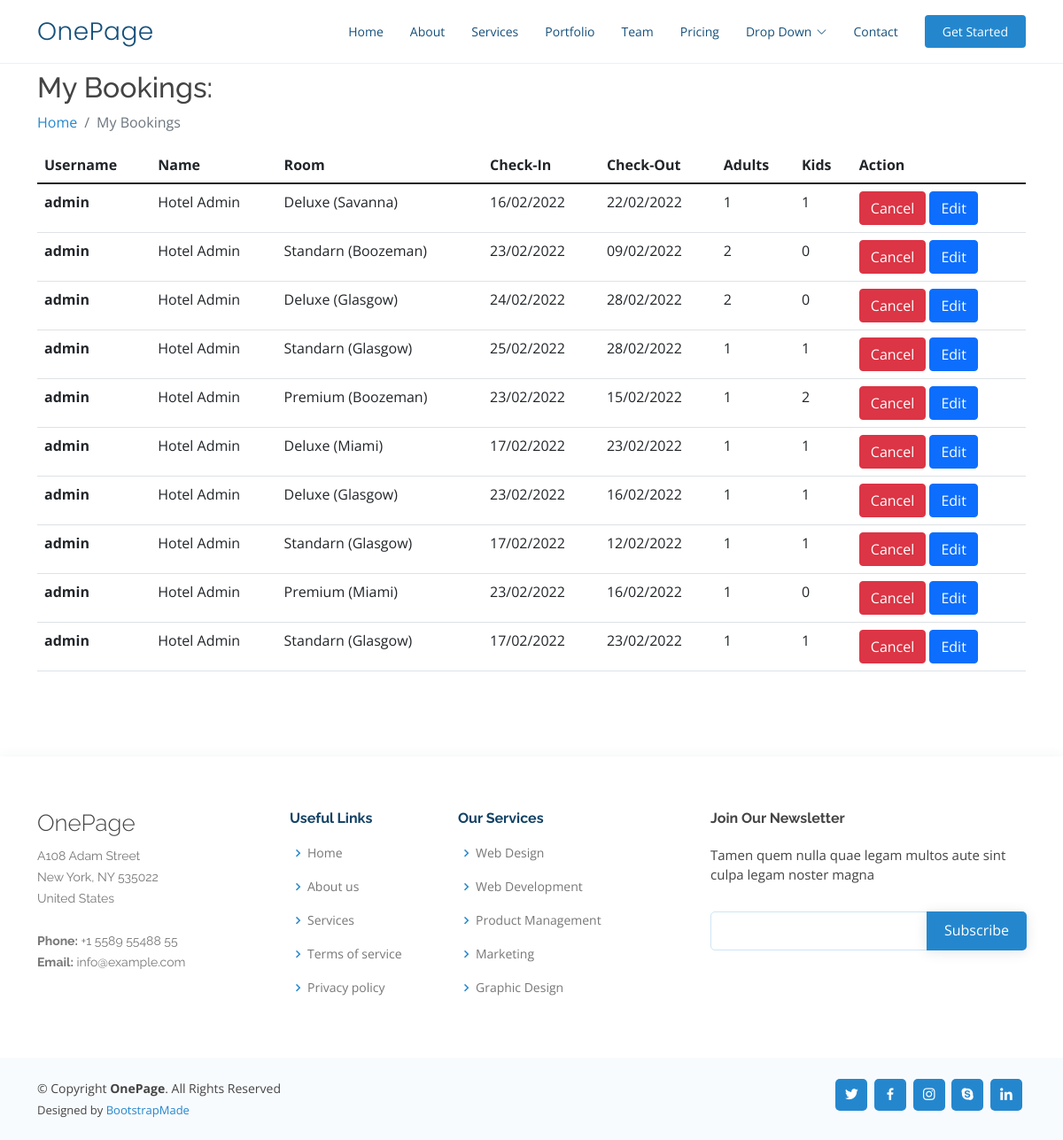
The app's page /my_bookings (signed in), older data.
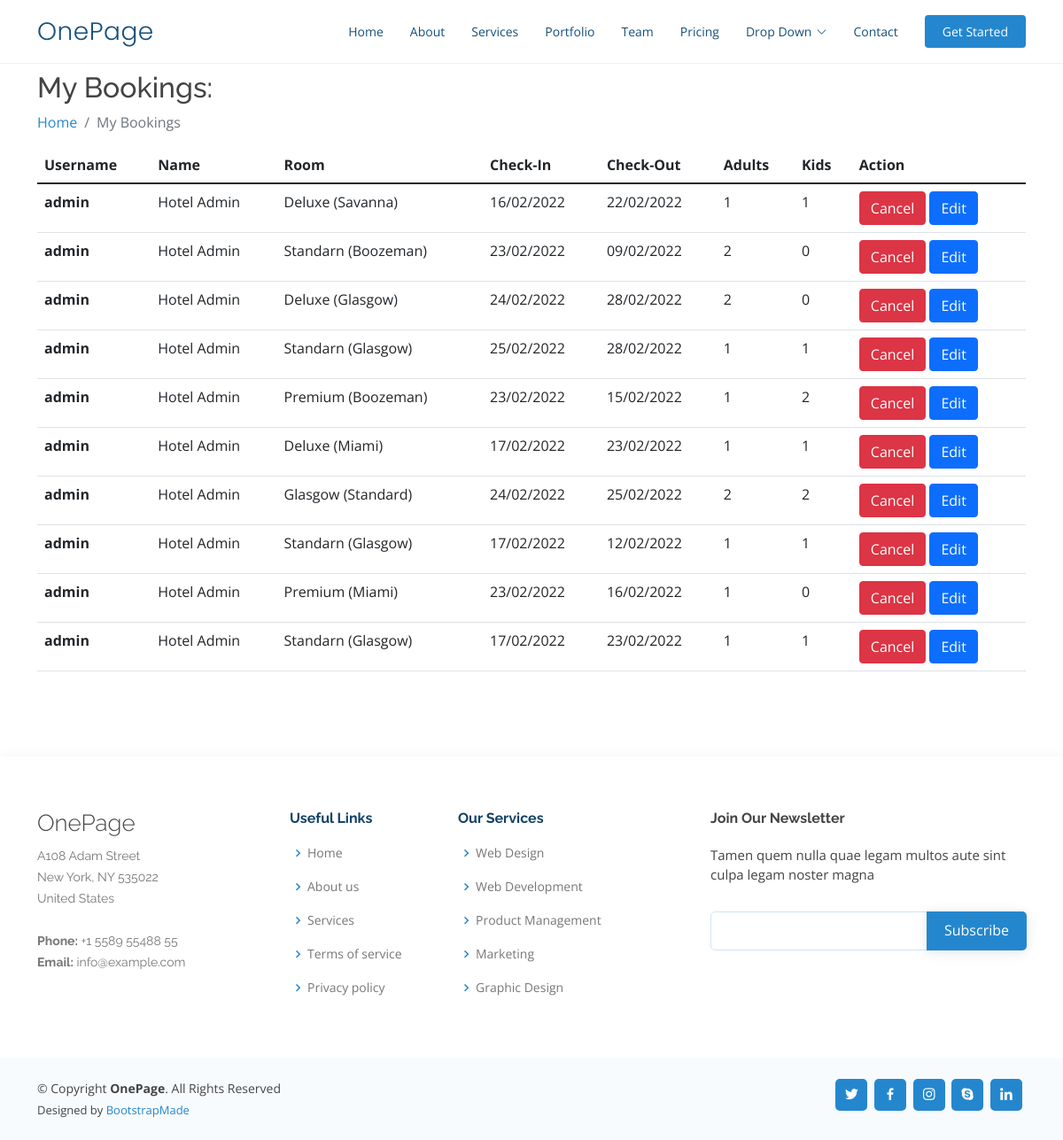
The same page, newer data.
### reservation/models.py (models this page shows, shortened)
class Booking(models.Model):
    client = models.ForeignKey(User, on_delete=models.CASCADE,related_name="booking",default=None)
    user_profile = models.ForeignKey(UserProfile, on_delete=models.CASCADE,related_name="booking_profile",default=None)
    checkIn = models.TextField(max_length=100)
    checkOut = models.TextField(max_length=100)
    numAdults = models.IntegerField(default=0)
    numKids = models.IntegerField(default=0)
    mop = models.TextField(max_length=100)
    room_category = models.TextField(max_length=200,default=None)
    room_type = models.TextField(max_length=100,default=None)
    is_cancelled = models.BooleanField(default=False, null=True,blank= True)
    created_at = models.DateTimeField(auto_now_add=True)
    update_at = models.DateTimeField(auto_now=True)

class User(AbstractUser):
    pass

### reservation/views.py (the view)
# urls.py: path("my_bookings",views.my_bookings,name="my_bookings"),
def my_bookings(request):
    user = request.user
    bookings = Booking.objects.filter(client=user)
    return render(request, "reservation/my_bookings.html",
                  {'bookings': bookings})

### reservation/templates/reservation/my_bookings.html (shortened to what this page needs)
{% extends 'reservation/profile_layout.html' %}
{% load static %}
{% block body %}
<h2>My Bookings:</h2>
<nav aria-label="breadcrumb" class="main-breadcrumb">
  <ol class="breadcrumb">
    <li class="breadcrumb-item"><a href="{% url 'index' %}">Home</a></li>
    <li class="breadcrumb-item active" aria-current="page">My Bookings</li>
  </ol>
</nav>
<table class="table">
  <thead class="thead-dark">
    <tr>
      <th scope="col">Username</th>
      <th scope="col">Name</th>
      <th scope="col">Room</th>
      <th scope="col">Check-In</th>
      <th scope="col">Check-Out</th>
      <th scope="col">Adults</th>
      <th scope="col">Kids</th>
      <th scope="col">Action</th>
    </tr>
  </thead>
  <tbody>
    {% for book in bookings %}
    <tr>
      <th scope="row">{{ book.client.username }}</th>
      <td>{{book.client.first_name}} {{book.client.last_name}}</td>
      <td>{{ book.room_type }} ({{ book.room_category }})</td>
      <td>{{ book.checkIn }}</td>
      <td>{{ book.checkOut }}</td>
      <td>{{ book.numAdults }}</td>
      <td>{{ book.numKids }}</td>
      <td>
        <a href="{% url 'cancel_booking' book.id %}" class="btn btn-danger">Cancel</a>
        <a href="{% url 'booking_edit' book.id %}" class="btn btn-primary">Edit</a>
      </td>
    </tr>
    {% endfor %}
  </tbody>
</table>
{% endblock %}

Row changes from the older to the newer data that the page shows:
changed Booking: room_type "Deluxe" → "Glasgow"; room_category "Glasgow" → "Standard"; checkIn "23/02/2022" → "24/02/2022"; checkOut "16/02/2022" → "25/02/2022"; numAdults "1" → "2"; numKids "1" → "2"
